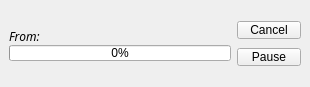
<ui version="4.0" >
 <author></author>
 <comment></comment>
 <exportmacro></exportmacro>
 <class>FileTransferItem</class>
 <widget class="QWidget" name="FileTransferItem" >
  <property name="geometry" >
   <rect>
    <x>0</x>
    <y>0</y>
    <width>310</width>
    <height>87</height>
   </rect>
  </property>
  <property name="windowTitle" >
   <string>Form</string>
  </property>
  <layout class="QGridLayout" >
   <property name="margin" >
    <number>9</number>
   </property>
   <property name="spacing" >
    <number>6</number>
   </property>
   <item row="0" column="0" >
    <layout class="QVBoxLayout" >
     <property name="margin" >
      <number>0</number>
     </property>
     <property name="spacing" >
      <number>0</number>
     </property>
     <item>
      <widget class="QLabel" name="filenameLabel" >
       <property name="font" >
        <font>
         <family>Sans Serif</family>
         <pointsize>9</pointsize>
         <weight>75</weight>
         <italic>false</italic>
         <bold>true</bold>
         <underline>false</underline>
         <strikeout>false</strikeout>
        </font>
       </property>
       <property name="text" >
        <string/>
       </property>
      </widget>
     </item>
     <item>
      <widget class="QLabel" name="contactLabel" >
       <property name="font" >
        <font>
         <family>Sans Serif</family>
         <pointsize>9</pointsize>
         <weight>50</weight>
         <italic>true</italic>
         <bold>false</bold>
         <underline>false</underline>
         <strikeout>false</strikeout>
        </font>
       </property>
       <property name="text" >
        <string>From:</string>
       </property>
      </widget>
     </item>
     <item>
      <widget class="QProgressBar" name="progressBar" >
       <property name="minimumSize" >
        <size>
         <width>0</width>
         <height>16</height>
        </size>
       </property>
       <property name="maximumSize" >
        <size>
         <width>16777215</width>
         <height>16</height>
        </size>
       </property>
       <property name="value" >
        <number>0</number>
       </property>
       <property name="orientation" >
        <enum>Qt::Horizontal</enum>
       </property>
       <property name="invertedAppearance" >
        <bool>false</bool>
       </property>
      </widget>
     </item>
     <item>
      <widget class="QLabel" name="statusLabel" >
       <property name="text" >
        <string/>
       </property>
      </widget>
     </item>
    </layout>
   </item>
   <item row="0" column="1" >
    <layout class="QVBoxLayout" >
     <property name="margin" >
      <number>0</number>
     </property>
     <property name="spacing" >
      <number>0</number>
     </property>
     <item>
      <widget class="QPushButton" name="cancelOpenButton" >
       <property name="maximumSize" >
        <size>
         <width>64</width>
         <height>18</height>
        </size>
       </property>
       <property name="text" >
        <string>Cancel</string>
       </property>
      </widget>
     </item>
     <item>
      <widget class="QPushButton" name="removePauseResumeButton" >
       <property name="maximumSize" >
        <size>
         <width>64</width>
         <height>18</height>
        </size>
       </property>
       <property name="text" >
        <string>Pause</string>
       </property>
      </widget>
     </item>
    </layout>
   </item>
  </layout>
 </widget>
 <pixmapfunction></pixmapfunction>
 <tabstops>
  <tabstop>cancelOpenButton</tabstop>
  <tabstop>removePauseResumeButton</tabstop>
 </tabstops>
 <resources>
  <include location="../wengophone.qrc" />
 </resources>
 <connections/>
</ui>
